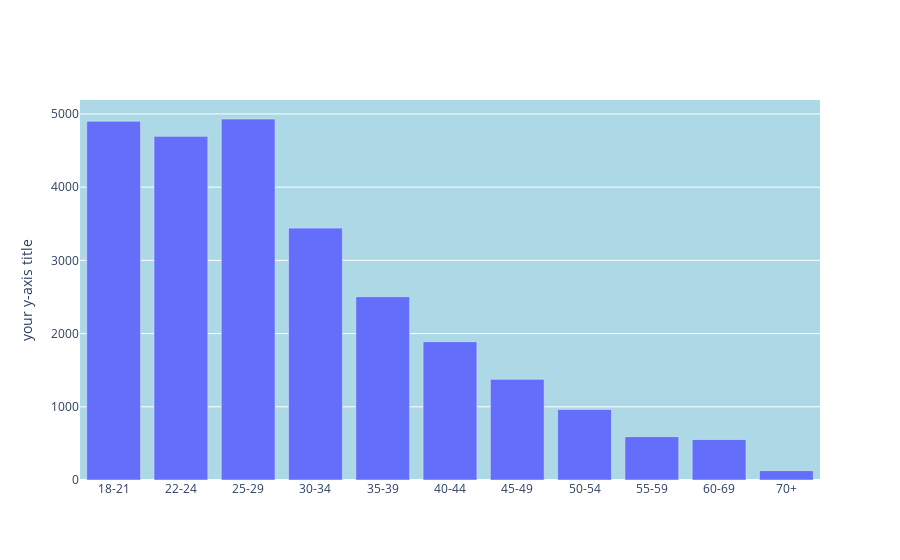

This figure's notebook cell:
### Code cell
q1_df = df['Q1'].value_counts()

CATEGORY_ORDER = ["18-21", "22-24", "25-29", "30-34", "35-39", "40-44", "45-49", "50-54", "55-59", "60-69", "70+"]

fig = go.Figure()
fig.add_trace(
    # 시각화 종류
    go.Bar(x=q1_df.index, y=q1_df.values))

# 시각화 스타일을 변경
fig.update_layout(
    xaxis = dict(categoryorder = 'array', categoryarray = CATEGORY_ORDER),
    yaxis = dict(title = 'your y-axis title'),
    plot_bgcolor = 'lightblue')

fig.show()

### Figure 1 — Plotly figure (JSON) as saved in the notebook; plotly's stock layout.template omitted (floating-point values rounded to 4 significant figures)
{"data": [{"type": "bar", "x": ["25-29", "18-21", "22-24", "30-34", "35-39", "40-44", "45-49", "50-54", "55-59", "60-69", "70+"], "y": [4931, 4901, 4694, 3441, 2504, 1890, 1375, 964, 592, 553, 128]}], "layout": {"autosize": true, "plot_bgcolor": "lightblue", "xaxis": {"autorange": true, "categoryarray": ["18-21", "22-24", "25-29", "30-34", "35-39", "40-44", "45-49", "50-54", "55-59", "60-69", "70+"], "categoryorder": "array", "range": [-0.5, 10.5], "type": "category"}, "yaxis": {"autorange": true, "range": [0, 5191.0], "title": {"text": "your y-axis title"}, "type": "linear"}}}
